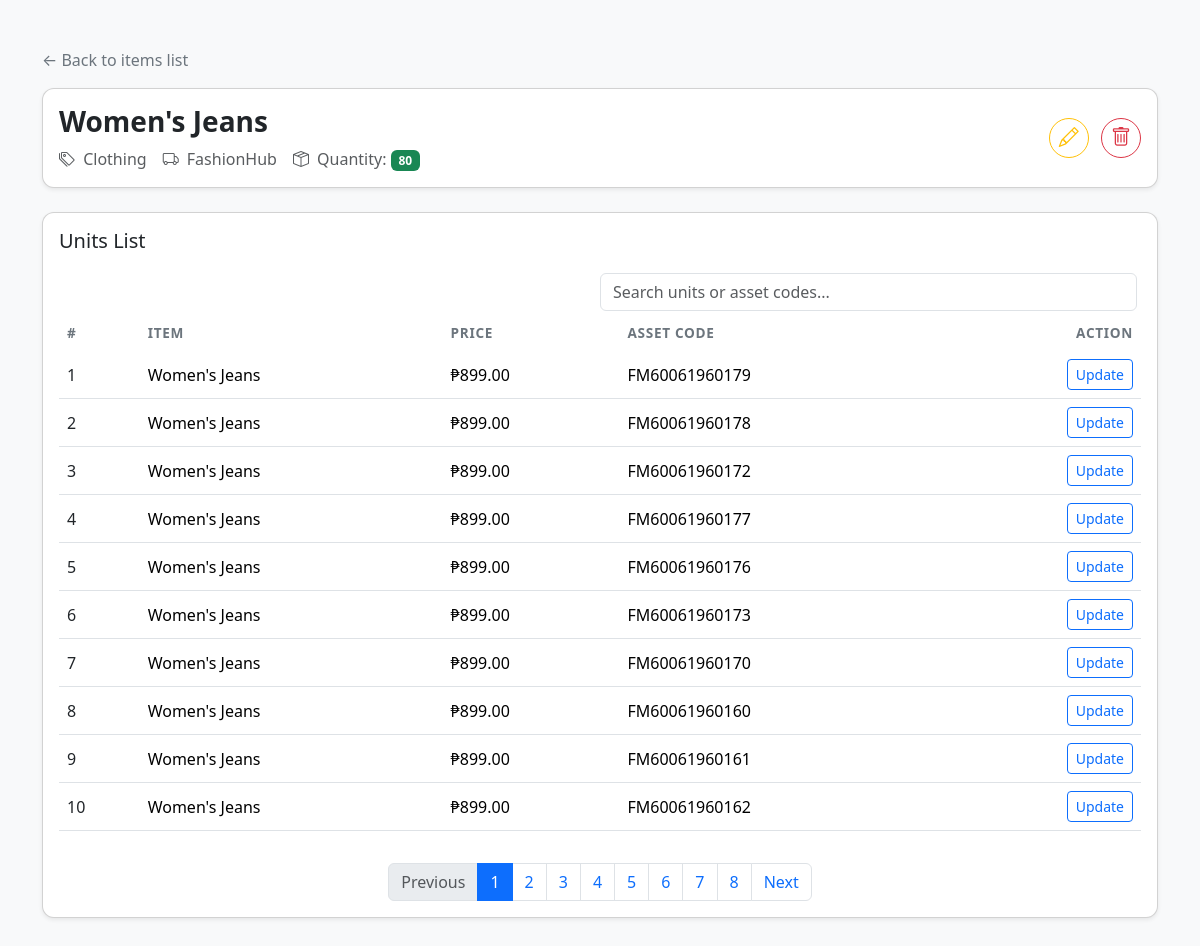
The app's page /items/show.php?id=7 with its own data.
### tables this page shows
CREATE TABLE `items` (
  `id` int(11) NOT NULL,
  `name` varchar(100) NOT NULL,
  `category_id` int(11) NOT NULL,
  `supplier_id` int(11) NOT NULL,
  `quantity` int(11) DEFAULT 0,
  `price` decimal(10,2) DEFAULT 0.00,
  `created_at` timestamp NOT NULL DEFAULT current_timestamp()
);

CREATE TABLE `categories` (
  `id` int(11) NOT NULL,
  `name` varchar(100) NOT NULL,
  `description` varchar(250) NOT NULL,
  `created_at` timestamp NOT NULL DEFAULT current_timestamp()
);

CREATE TABLE `suppliers` (
  `id` int(11) NOT NULL,
  `name` varchar(100) NOT NULL,
  `contact` varchar(50) DEFAULT NULL,
  `created_at` timestamp NOT NULL DEFAULT current_timestamp()
);

### items/show.php (the view, shortened to what this page needs)
<?php
include '../database/config.php';
$id = intval($_GET['id']);
$stmt = $conn->prepare("
    SELECT items.name, items.quantity, items.price,
           categories.name AS category_name,
           suppliers.name AS supplier_name
    FROM items
    JOIN categories ON items.category_id = categories.id
    JOIN suppliers ON items.supplier_id = suppliers.id
    WHERE items.id = ?
");
$stmt->bind_param("i", $id);
$stmt->execute();
$result = $stmt->get_result();
$item = $result->fetch_assoc();
$unitsPerPage = 10;
$totalUnits = $item['quantity'];
$totalPages = ceil($totalUnits / $unitsPerPage);
$page = isset($_GET['page']) && is_numeric($_GET['page']) ? intval($_GET['page']) : 1;
$page = max(1, min($page, $totalPages));
$startUnit = ($page - 1) * $unitsPerPage + 1;
$endUnit = min($page * $unitsPerPage, $totalUnits);
$asset_stmt = $conn->prepare("
    SELECT asset_code
    FROM item_assets
    WHERE item_id = ?
    ORDER BY id ASC
    LIMIT ?, ?
");
$offsetUnits = $startUnit - 1;
$limitUnits = $endUnit - $offsetUnits;
$asset_stmt->bind_param("iii", $id, $offsetUnits, $limitUnits);
$asset_stmt->execute();
$asset_result = $asset_stmt->get_result();
$asset_codes = [];
while($row = $asset_result->fetch_assoc()) {
    $asset_codes[] = $row['asset_code'];
}
?>
<!DOCTYPE html>
<html lang="en">
<head>
<link rel="stylesheet" href="../assets/bootstrap/bootstrap.min.css">
<link rel="stylesheet" href="../assets/bootstrap/icons/bootstrap-icon/bootstrap-icons.css">
</head>
<body>
<div class="container py-5">
    <div class="mb-3">
        <a href="index.php" class="back-link">
            &larr; Back to items list
        </a>
    </div>
    <div class="card shadow-sm page-card mb-4">
        <div class="card-body d-flex flex-column flex-md-row justify-content-between align-items-start align-items-md-center gap-3">
            <div class="d-flex flex-column">
                <h3 class="fw-bold mb-2"><?php echo htmlspecialchars($item['name']); ?></h3>
                <div class="text-muted d-flex flex-wrap gap-3">
                    <span>
                        <i class="bi bi-tags me-1"></i>
                        <?php echo htmlspecialchars($item['category_name']); ?>
                    </span>
                    <span>
                        <i class="bi bi-truck me-1"></i>
                        <?php echo htmlspecialchars($item['supplier_name']); ?>
                    </span>
                    <span>
                        <i class="bi bi-box-seam me-1"></i>
                        Quantity:
                        <span class="badge bg-success"><?php echo $item['quantity']; ?></span>
                    </span>
                </div>
            </div>
            <div class="mt-3 mt-md-0">
                <a href="edit.php?id=<?php echo $id; ?>" class="btn btn-lg btn-outline-warning me-2 action-btn" title="Update this item.">
                    <i class="bi bi-pencil m-0"></i>
                </a>
                <a href="delete.php?id=<?php echo $id; ?>" class="btn btn-lg btn-outline-danger action-btn" onclick="return confirm('Delete this item?');" title="Delete this item.">
                    <i class="bi bi-trash m-0"></i>
                </a>
            </div>
        </div>
    </div>
    <div class="card shadow-sm page-card">
        <div class="card-body">
            <h5 class="mb-3">Units List</h5>
            <div class="table-responsive">
                <div class="m-1">
                    <input type="text" id="assetSearch" class="form-control ms-auto w-50" placeholder="Search units or asset codes...">
                </div>
                <table class="table align-middle">
                    <thead>
                        <tr>
                            <th>#</th>
                            <th>Item</th>
                            <th>Price</th>
                            <th>Asset Code</th>
                            <th class="text-end">Action</th>
                        </tr>
                    </thead>
                    <tbody id="unitsTableBody">
                        <?php if ($totalUnits > 0): ?>
                            <?php for ($i = $startUnit; $i <= $endUnit; $i++): ?>
                                <?php
                                    $existingCode = isset($asset_codes[$i - $startUnit]) ? $asset_codes[$i - $startUnit] : '';
                                ?>
                            <tr>
                                <td><span class="text-dark"><?php echo $i; ?></span></td>
                                <td><?php echo htmlspecialchars($item['name']); ?></td>
                                <td>₱<?php echo number_format($item['price'], 2); ?></td>
                                <td><?php echo htmlspecialchars($existingCode); ?></td>
                                <td class="text-end">
                                    <a href="assign_asset.php?item_id=<?php echo $id; ?>&unit=<?php echo $i; ?>"
                                    class="btn btn-sm btn-outline-primary">
                                        <?php echo $existingCode ? 'Update' : 'Assign'; ?>
                                    </a>
                                </td>
                            </tr>
                            <?php endfor; ?>
                        <?php endif; ?>
                    </tbody>
                </table>
            </div>
            <?php if ($totalPages > 1): ?>
            <nav class="mt-3">
                <ul class="pagination justify-content-center mb-0">
                    <li class="page-item <?php if($page <= 1) echo 'disabled'; ?>">
                        <a class="page-link" href="?id=<?php echo $id; ?>&page=<?php echo $page-1; ?>">Previous</a>
                    </li>
                    <?php for($p = 1; $p <= $totalPages; $p++): ?>
                    <li class="page-item <?php if($p == $page) echo 'active'; ?>">
                        <a class="page-link" href="?id=<?php echo $id; ?>&page=<?php echo $p; ?>"><?php echo $p; ?></a>
                    </li>
                    <?php endfor; ?>
                    <li class="page-item <?php if($page >= $totalPages) echo 'disabled'; ?>">
                        <a class="page-link" href="?id=<?php echo $id; ?>&page=<?php echo $page+1; ?>">Next</a>
                    </li>
                </ul>
            </nav>
            <?php endif; ?>
        </div>
    </div>
</div>
</body>
</html>

### items/show.php (style rules this page uses)
body { background-color: #f8f9fa; }
.page-card { border-radius: 12px; }
.table thead th { font-size: 0.85rem; text-transform: uppercase; letter-spacing: .05em; color: #6c757d; border-bottom: none; }
.back-link { text-decoration: none; color: #6c757d; }
.action-btn { width: 40px; height: 40px; display: inline-flex; align-items: center; justify-content: center; border-radius: 50%; }

### records on screen
items: name "Women's Jeans", category.name "Clothing", supplier.name "FashionHub", quantity "80", price "899.00", quantity "FM60061960179", quantity "FM60061960178", quantity "FM60061960172", quantity "FM60061960177", quantity "FM60061960176", quantity "FM60061960173", quantity "FM60061960170", quantity "FM60061960160", quantity "FM60061960161", quantity "FM60061960162"
